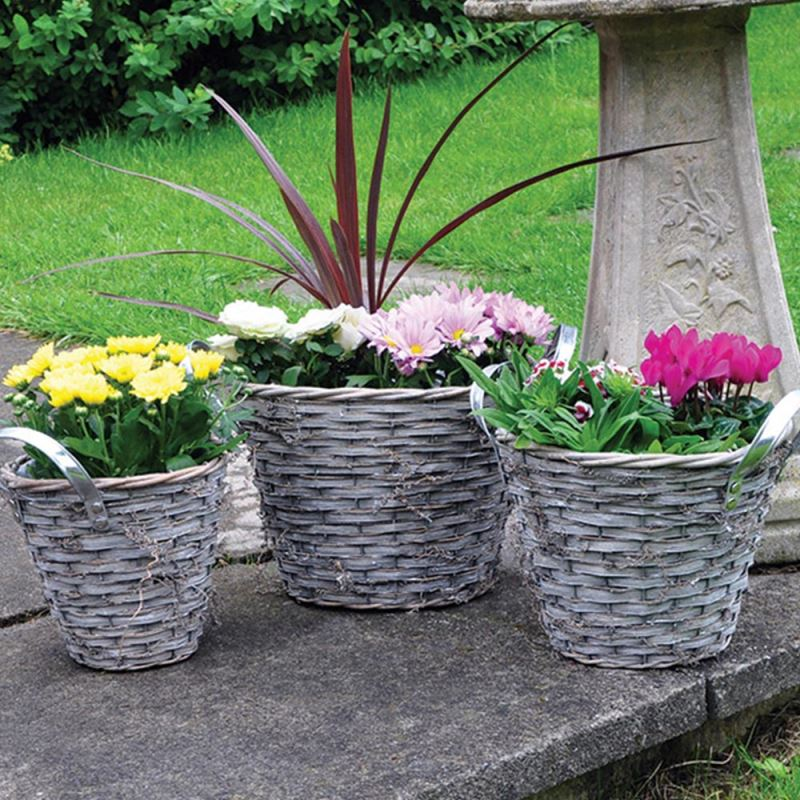
#> input picture pillow/blur.jpg, 800 x 800 px
$ python convertimg.py
#> lines starting #> are read from the running program, lines starting #| are printed output that depends on the picture
from PIL import Image
from PIL import ImageFilter


blur = Image.open("blur.jpg")
#> blur is the input picture: PIL image 800x800 RGB; mean R, G, B 106.5, 120.4, 100.2
bw = blur.convert("L")
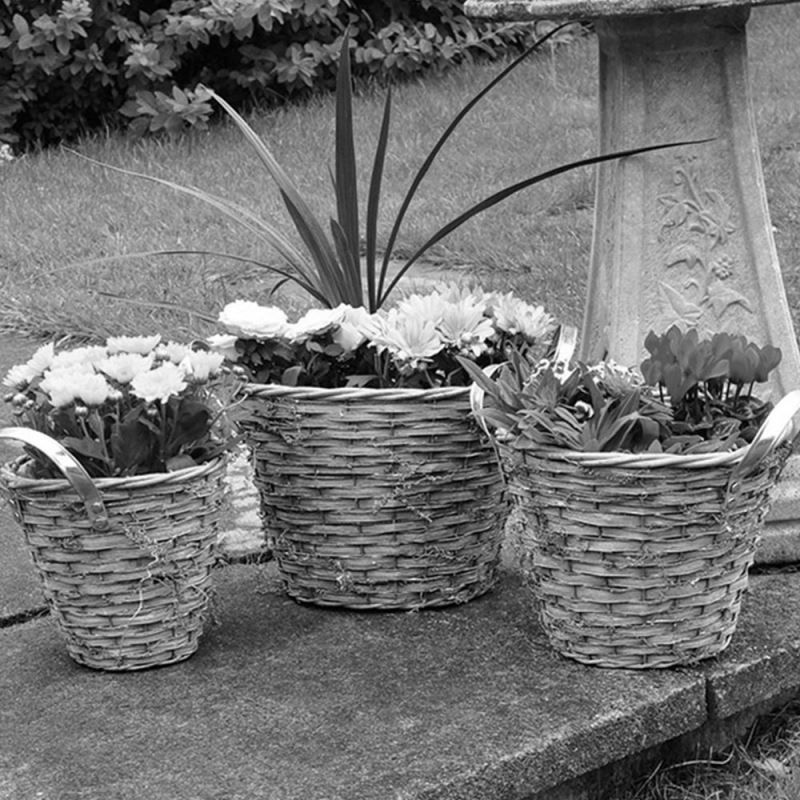
#> bw: PIL image 800x800 L; min 0, max 255, mean 114
blur = blur.filter(ImageFilter.BLUR)
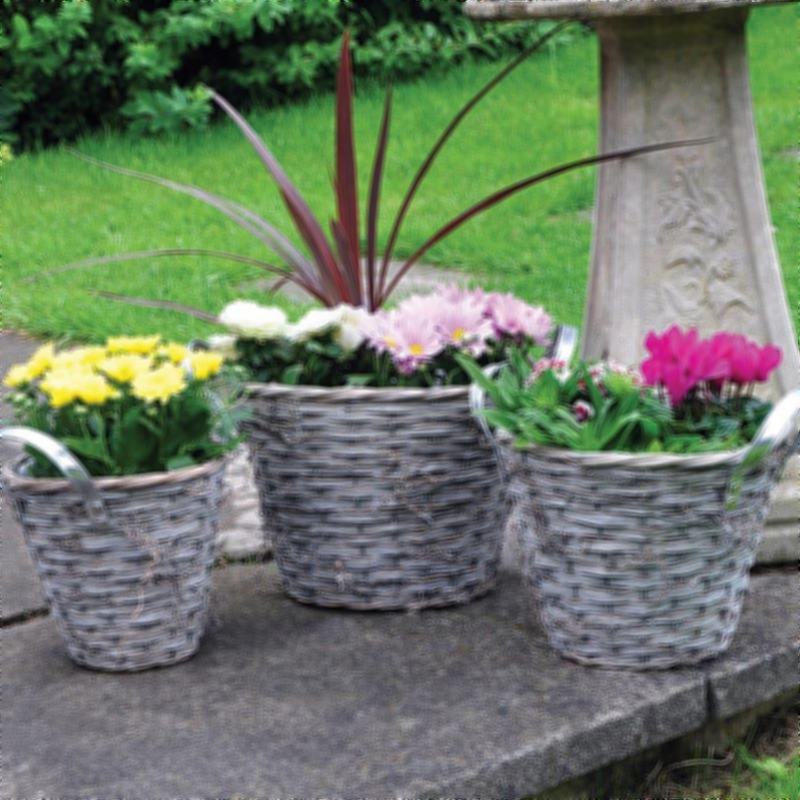
#> blur: PIL image 800x800 RGB; mean R, G, B 106.6, 120.5, 100.3
detail = blur.filter(ImageFilter.DETAIL)
edges = blur.filter(ImageFilter.FIND_EDGES)
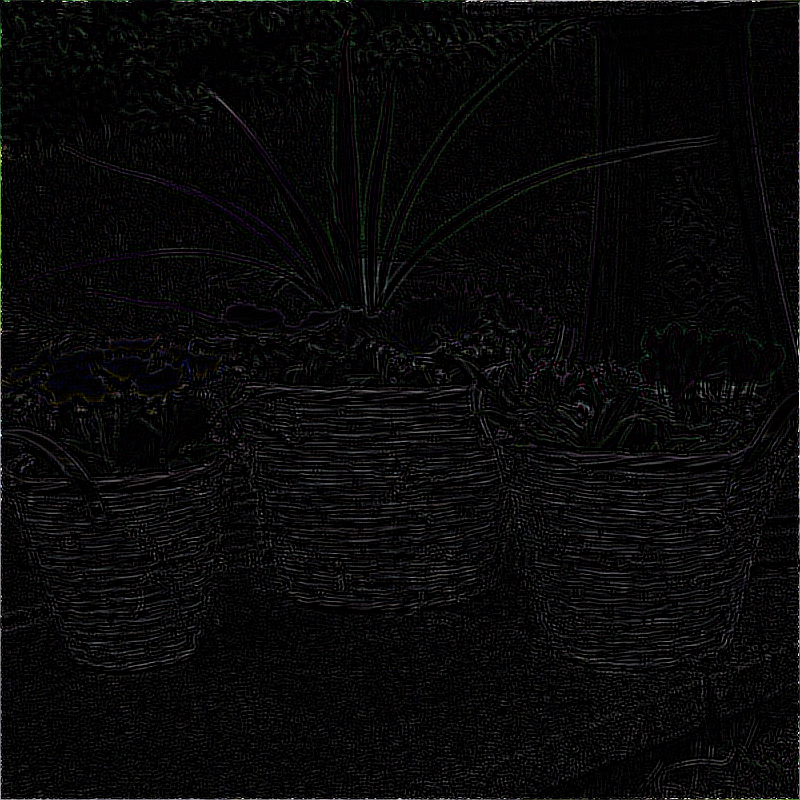
#> edges: PIL image 800x800 RGB; mean R, G, B 8.7, 8.9, 8.8

bw.show()
blur.show()
detail.show()
edges.show()
